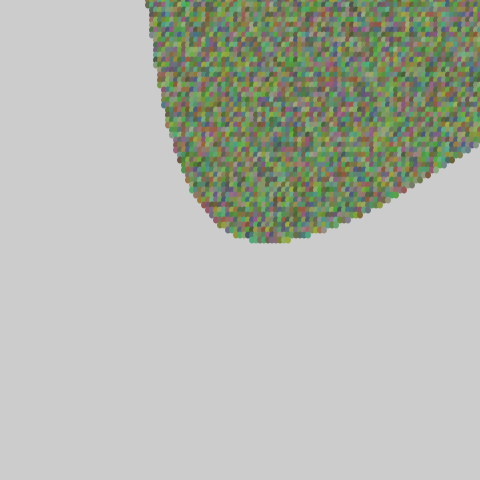
Frame 1 (no input)
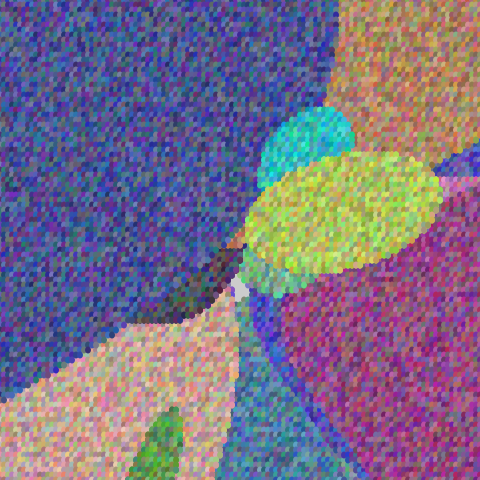
Frame 60 (the mouse pressed at the canvas centre just before this capture)
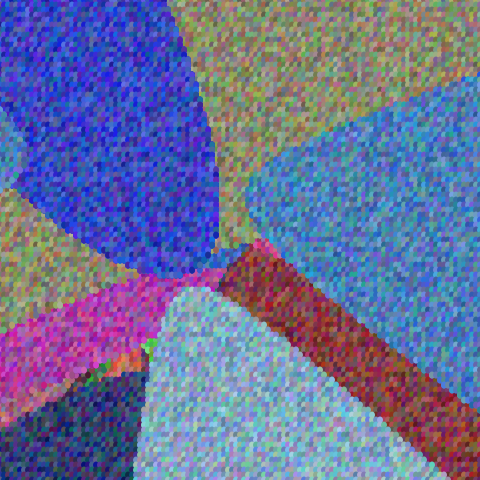
Frame 120 (the mouse held since frame 60 and released just before this capture)

The Processing sketch that drew these frames (run headless with seeded random() and noise(); from frame 60 on, the mouse is pressed at the canvas centre):

// Processing sketch: processing_157000
// ── processing_157000.pde

  float a, b, c, d, e, f;
  float r_,g_,b_;

void setup() {
  size(480, 480);
  noStroke();
  newFN();
}

void newFN() {
  a = random(400)*0.01 - 1.0;
  b = random(400)*0.01 - 1.0;
  c = random(400)*0.01 - 2.0;
  d = random(2000)*0.01 - 8.0;
  e = random(2000)*0.01 - 8.0;
  f = random(2000)*0.01 - 5.0;
  
  r_ = random(155);
  g_ = random(155);
  b_ = random(155);
  
  println(a);
  println(b);
  println(c);
  println(d);
  println(e);
  println(f);
}



void draw() {
  
  float x_, y_;
  
  for(int x = 0; x <= width; x += 4) {
    for (int y = 0; y <= height; y += 5) {
      x_ = (x-width/2) / 30.0;
      y_ = (y-height/2) / 30.0;
      
      float result = a*x_*x_ + b*y_*y_ + c*x_*y_ + d*x_ + e*y_ + f;
      //int a = int(abs(result)*100);
      noStroke();
      fill( r_+random(90),g_+random(90),b_+random(90) );
      
      if (result < 0.4) {
        ellipse(x,y, 6,7);
      }
    }
  }
  if (!keyPressed && random(100)>40) {
    newFN();
  }
}
